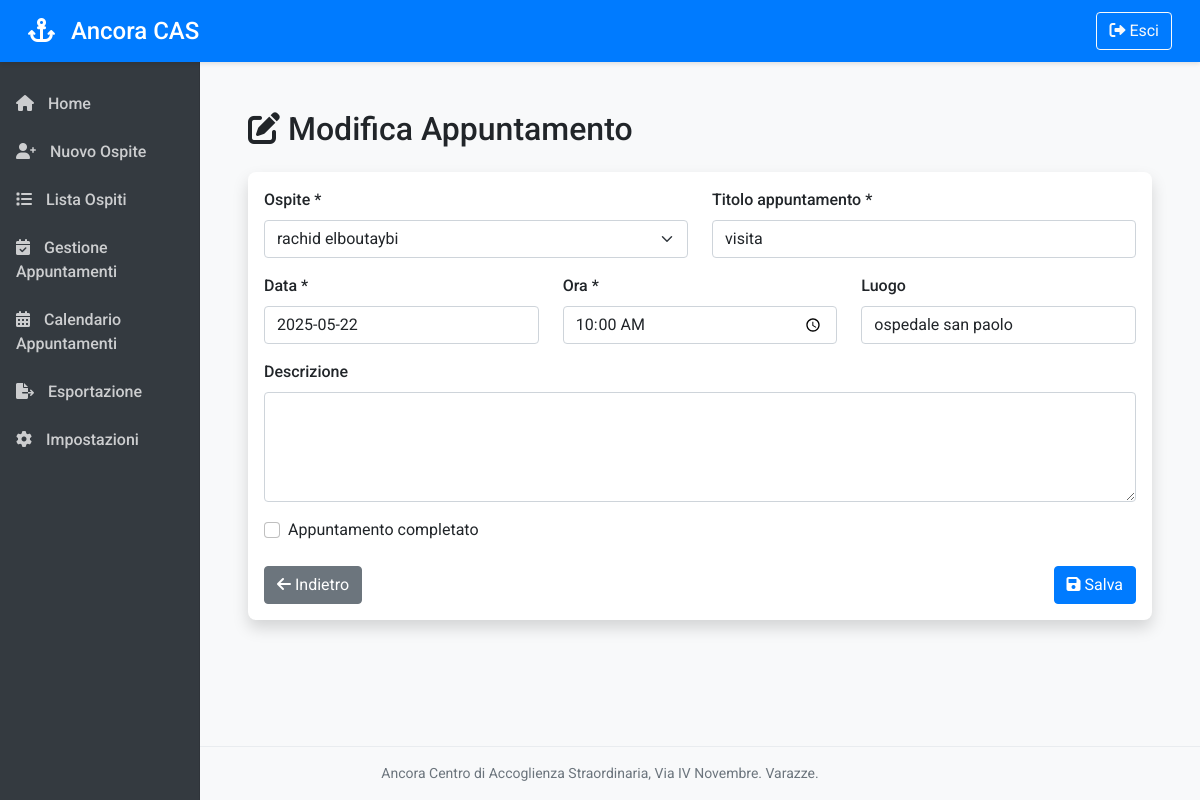
The app's page /appointment/1/edit (signed in) with its own data.
### models.py (models this page shows, shortened)
class Appointment(db.Model):
    __tablename__ = 'appointments'
    id = db.Column(db.Integer, primary_key=True)
    guest_id = db.Column(db.Integer, db.ForeignKey('guests.id'), nullable=False)
    title = db.Column(db.String(100), nullable=False)
    description = db.Column(db.Text)
    appointment_date = db.Column(db.Date, nullable=False)
    appointment_time = db.Column(db.Time, nullable=False)
    location = db.Column(db.String(100))
    is_completed = db.Column(db.Boolean, default=False)
    created_at = db.Column(db.DateTime, default=datetime.utcnow)

class Guest(db.Model):
    __tablename__ = 'guests'
    id = db.Column(db.Integer, primary_key=True)
    last_name = db.Column(db.String(100), nullable=False)
    first_name = db.Column(db.String(100), nullable=False)
    gender = db.Column(db.String(1), nullable=False)  # M or F
    birth_place = db.Column(db.String(100), nullable=False)
    province = db.Column(db.String(2))  # Province code (2 chars)
    birth_date = db.Column(db.Date, nullable=False)
    fiscal_code = db.Column(db.String(16))
    country_code = db.Column(db.String(4))  # Foreign country code (Z + 3 digits)
    permit_number = db.Column(db.String(50))
    permit_date = db.Column(db.Date)
    permit_expiry = db.Column(db.Date)
    health_card = db.Column(db.String(50))
    health_card_expiry = db.Column(db.Date)
    entry_date = db.Column(db.Date, default=datetime.utcnow)
    exit_date = db.Column(db.Date)
    check_in_date = db.Column(db.Date)  # Data check in
    check_out_date = db.Column(db.Date)  # Data check out
    room_number = db.Column(db.String(10))
    floor = db.Column(db.String(10))
    family_relations = db.Column(db.Text)
    custom_fields = db.relationship('CustomField', backref='guest', lazy=True, cascade="all, delete-orphan")
    appointments = db.relationship('Appointment', backref='guest', lazy=True, cascade="all, delete-orphan")

### app.py (the view, shortened to what this page needs)
@app.route('/appointment/<int:appointment_id>/edit', methods=['GET', 'POST'])
@login_required
def edit_appointment(appointment_id):
    appointment = Appointment.query.get_or_404(appointment_id)
    all_guests = Guest.query.order_by(Guest.last_name).all()
    return render_template('new_appointment.html', appointment=appointment, edit_mode=True, all_guests=all_guests)

### app.py (called while the page is built)
@app.context_processor
def inject_now():
    return {'now': datetime.now()}

def login_required(f):
    @wraps(f)
    def decorated_function(*args, **kwargs):
        if 'logged_in' not in session:
            flash('Accesso richiesto', 'danger')
            return redirect(url_for('login'))
        return f(*args, **kwargs)
    return decorated_function

### templates/new_appointment.html (shortened to what this page needs)
{% extends "layout.html" %}
{% block content %}
<div class="container-fluid py-4">
    <h1 class="h2 mb-4">
        {% if edit_mode %}
        <i class="fas fa-edit"></i> Modifica Appuntamento
        {% else %}
        <i class="fas fa-calendar-plus"></i> Nuovo Appuntamento
        {% endif %}
    </h1>
    <div class="card">
        <div class="card-body">
            <form method="POST"
                  {% if edit_mode %}
                  action="{{ url_for('edit_appointment', appointment_id=appointment.id) }}"
                  {% else %}
                  action="{{ url_for('new_appointment') }}"
                  {% endif %}>
                <div class="row">
                    <div class="col-md-6 mb-3">
                        <label for="guest_id" class="form-label">Ospite *</label>
                        <select class="form-select" id="guest_id" name="guest_id" required>
                            {% for guest in all_guests %}
                            <option value="{{ guest.id }}" {% if appointment and appointment.guest_id == guest.id %}selected{% endif %}>
                                {{ guest.first_name }} {{ guest.last_name }}
                            </option>
                            {% endfor %}
                        </select>
                    </div>
                    <div class="col-md-6 mb-3">
                        <label for="title" class="form-label">Titolo appuntamento *</label>
                        <input type="text" class="form-control" id="title" name="title" required
                               value="{% if appointment %}{{ appointment.title }}{% endif %}">
                    </div>
                </div>
                <div class="row">
                    <div class="col-md-4 mb-3">
                        <label for="appointment_date" class="form-label">Data *</label>
                        <div>
                            <input type="date" class="form-control" id="appointment_date" name="appointment_date"
                                   required placeholder="gg/mm/aaaa"
                                  value="{% if appointment and appointment.appointment_date %}{{ appointment.appointment_date.strftime('%Y-%m-%d') }}{% endif %}">
                        </div>
                    </div>
                    <div class="col-md-4 mb-3">
                        <label for="appointment_time" class="form-label">Ora *</label>
                        <input type="time" class="form-control" id="appointment_time" name="appointment_time" required
                               value="{% if appointment and appointment.appointment_time %}{{ appointment.appointment_time.strftime('%H:%M') }}{% endif %}">
                    </div>
                    <div class="col-md-4 mb-3">
                        <label for="location" class="form-label">Luogo</label>
                        <input type="text" class="form-control" id="location" name="location"
                               value="{% if appointment %}{{ appointment.location }}{% endif %}">
                    </div>
                </div>
                <div class="mb-3">
                    <label for="description" class="form-label">Descrizione</label>
                    <textarea class="form-control" id="description" name="description" rows="4">{% if appointment %}{{ appointment.description }}{% endif %}</textarea>
                </div>
                <div class="mb-3 form-check">
                    <input type="checkbox" class="form-check-input" id="is_completed" name="is_completed"
                           {% if appointment and appointment.is_completed %}checked{% endif %}>
                    <label class="form-check-label" for="is_completed">Appuntamento completato</label>
                </div>
                <div class="d-flex justify-content-between mt-4">
                    <a href="{{ url_for('calendar') }}" class="btn btn-secondary">
                        <i class="fas fa-arrow-left"></i> Indietro
                    </a>
                    <button type="submit" class="btn btn-primary">
                        <i class="fas fa-save"></i> Salva
                    </button>
                </div>
            </form>
        </div>
    </div>
</div>
{% endblock %}

### static/css/styles.css (style rules this page uses)
body { font-family: 'Roboto', sans-serif; background-color: #f8f9fa; }
.card { margin-bottom: 20px; border: none; box-shadow: 0 0.5rem 1rem rgba(0, 0, 0, 0.15); border-radius: 0.5rem; }
.form-label { font-weight: 500; }
.btn-primary { background-color: #007bff; border-color: #007bff; }

### records on screen
Appointment: guest_id "rachid elboutaybi", title "visita", appointment_date "2025-05-22", appointment_time "10:00", location "ospedale san paolo"
